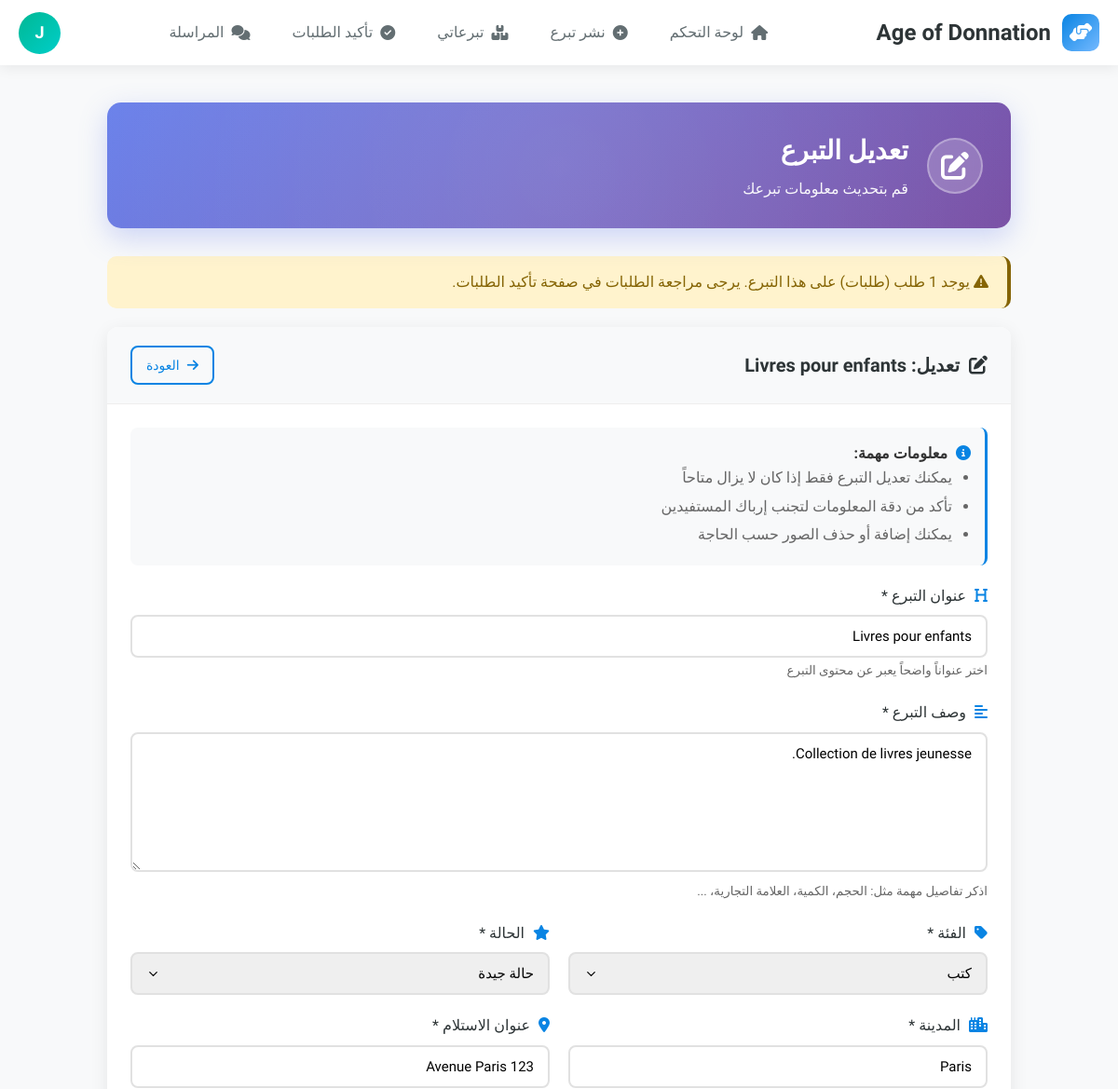
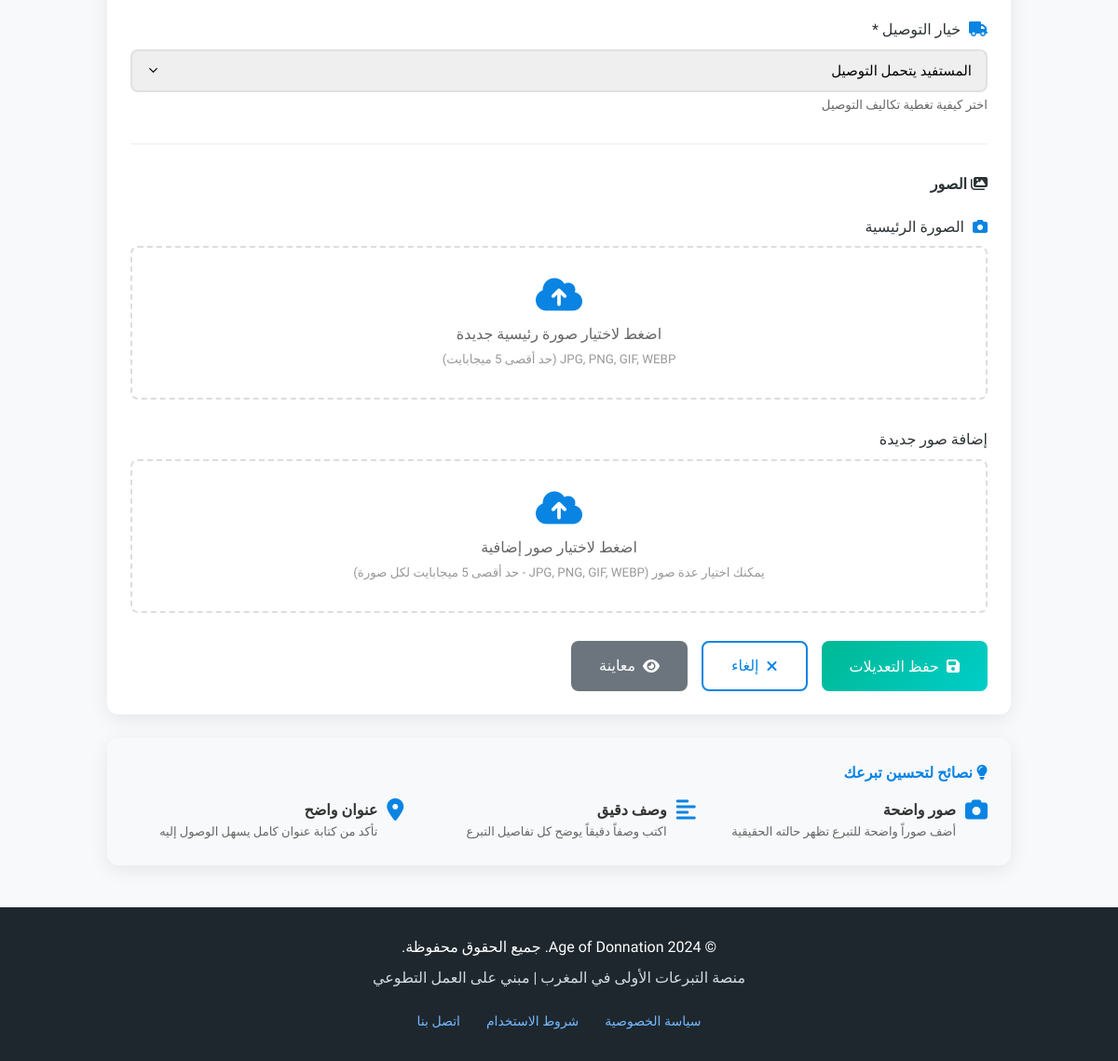
Page /donateur/modifier-don.php?id=1 (signed in) on the committed database (2 pictures, top to bottom).
### tables this page shows
CREATE TABLE `users` (
  `id` INT(11) NOT NULL AUTO_INCREMENT,
  `nom` VARCHAR(100) NOT NULL,
  `email` VARCHAR(255) NOT NULL,
  `password` VARCHAR(255) NOT NULL,
  `type` ENUM('donateur','beneficiaire','livreur','admin') NOT NULL,
  `telephone` VARCHAR(20) DEFAULT NULL,
  `adresse` TEXT DEFAULT NULL,
  `ville` VARCHAR(100) DEFAULT NULL,
  `status` ENUM('active','inactive','pending') DEFAULT 'active',
  `reset_token` VARCHAR(100) DEFAULT NULL,
  `reset_expires` DATETIME DEFAULT NULL,
  `created_at` TIMESTAMP NOT NULL DEFAULT CURRENT_TIMESTAMP,
  `updated_at` TIMESTAMP NOT NULL DEFAULT CURRENT_TIMESTAMP ON UPDATE CURRENT_TIMESTAMP,
  PRIMARY KEY (`id`),
  UNIQUE KEY `email` (`email`)
);

CREATE TABLE `dons` (
  `id` INT(11) NOT NULL AUTO_INCREMENT,
  `donateur_id` INT(11) NOT NULL,
  `titre` VARCHAR(255) NOT NULL,
  `description` TEXT NOT NULL,
  `photo_principale` VARCHAR(255) DEFAULT NULL,
  `categorie` ENUM('vetements','nourriture','meubles','livres','electromenager','divers') NOT NULL,
  `etat` ENUM('neuf','bon_etat','usage') NOT NULL,
  `adresse_retrait` TEXT DEFAULT NULL,
  `ville` VARCHAR(100) DEFAULT NULL,
  `livraison_option` ENUM('none','fifty','full') DEFAULT 'none',
  `statut` ENUM('disponible','reserve','donne','expire') DEFAULT 'disponible',
  `is_deleted` TINYINT(1) DEFAULT 0,
  `deleted_at` TIMESTAMP NULL DEFAULT NULL,
  `created_at` TIMESTAMP NOT NULL DEFAULT CURRENT_TIMESTAMP,
  `updated_at` TIMESTAMP NOT NULL DEFAULT CURRENT_TIMESTAMP ON UPDATE CURRENT_TIMESTAMP,
  PRIMARY KEY (`id`),
  KEY `donateur_id` (`donateur_id`),
  CONSTRAINT `dons_ibfk_1`
    FOREIGN KEY (`donateur_id`) REFERENCES `users` (`id`)
    ON DELETE CASCADE
);

### donateur/modifier-don.php (the view, shortened to what this page needs)
<?php
$database = new Database();
$db = $database->getConnection();
$user_id = $_SESSION['user_id'];
$don_id = isset($_GET['id']) ? intval($_GET['id']) : 0;
$query_user = "SELECT * FROM users WHERE id = :user_id";
$stmt_user = $db->prepare($query_user);
$stmt_user->bindParam(":user_id", $user_id);
$stmt_user->execute();
$current_user = $stmt_user->fetch(PDO::FETCH_ASSOC);
$query_don = "SELECT * FROM dons WHERE id = :don_id AND donateur_id = :user_id AND (is_deleted IS NULL OR is_deleted = 0)";
$stmt_don = $db->prepare($query_don);
$stmt_don->bindParam(':don_id', $don_id);
$stmt_don->bindParam(':user_id', $user_id);
$stmt_don->execute();
$don = $stmt_don->fetch(PDO::FETCH_ASSOC);
$query_demandes = "SELECT COUNT(*) as nb_demandes FROM demandes WHERE don_id = :don_id AND statut != 'refusee'";
$stmt_demandes = $db->prepare($query_demandes);
$stmt_demandes->bindParam(':don_id', $don_id);
$stmt_demandes->execute();
$nb_demandes = $stmt_demandes->fetch(PDO::FETCH_ASSOC)['nb_demandes'];
$categories = [
    'vetements' => 'ملابس',
    'nourriture' => 'طعام',
    'meubles' => 'أثاث',
    'livres' => 'كتب',
    'electromenager' => 'أجهزة كهربائية',
    'divers' => 'متنوع'
];
$etats = [
    'neuf' => 'جديد',
    'bon_etat' => 'حالة جيدة',
    'usage' => 'مستعمل'
];
$livraison_options = [
    'none' => 'المستفيد يتحمل التوصيل',
    'fifty' => 'المتبرع يتحمل 50% من التوصيل',
    'full' => 'المتبرع يتحمل التوصيل كاملاً'
];
?>
<!DOCTYPE html>
<html lang="fr" dir="rtl">
<head>
    <link rel="stylesheet" href="https://cdnjs.cloudflare.com/ajax/libs/font-awesome/6.4.0/css/all.min.css">
</head>
<body>
    <nav class="navbar">
        <a href="dashboard.php" class="logo">
            <div class="logo-icon">
                <i class="fas fa-hands-helping"></i>
            </div>
            <span>Age of Donnation</span>
        </a>
        <ul class="nav-links" id="navLinks">
            <li class="nav-item"><a href="dashboard.php" class="nav-link"><i class="fas fa-home"></i> لوحة التحكم</a></li>
            <li class="nav-item"><a href="publier-don.php" class="nav-link"><i class="fas fa-plus-circle"></i> نشر تبرع</a></li>
            <li class="nav-item"><a href="mes-dons.php" class="nav-link"><i class="fas fa-boxes"></i> تبرعاتي</a></li>
            <li class="nav-item"><a href="confirmer-commandes.php" class="nav-link"><i class="fas fa-check-circle"></i> تأكيد الطلبات</a></li>
            <li class="nav-item"><a href="messagerie.php" class="nav-link"><i class="fas fa-comments"></i> المراسلة</a></li>
        </ul>
        <div class="user-menu">
            <div class="user-avatar" onclick="toggleDropdown()" title="الملف الشخصي">
                <?php echo strtoupper(substr($current_user['nom'], 0, 1)); ?>
            </div>
        </div>
    </nav>
    <div class="main-content">
        <div class="container">
            <div class="welcome-section">
                <div class="welcome-content">
                    <div class="welcome-icon">
                        <i class="fas fa-edit"></i>
                    </div>
                    <div class="welcome-text">
                        <h1>تعديل التبرع</h1>
                        <p>قم بتحديث معلومات تبرعك</p>
                    </div>
                </div>
            </div>
            <?php if($nb_demandes > 0): ?>
                <div class="alert alert-warning">
                    <i class="fas fa-exclamation-triangle"></i>
                    يوجد <?php echo $nb_demandes; ?> طلب (طلبات) على هذا التبرع. يرجى مراجعة الطلبات في صفحة تأكيد الطلبات.
                </div>
            <?php endif; ?>
            <div class="card">
                <div class="card-header">
                    <h3><i class="fas fa-edit"></i> تعديل: <?php echo htmlspecialchars($don['titre']); ?></h3>
                    <a href="mes-dons.php" class="btn btn-outline btn-sm">
                        <i class="fas fa-arrow-right"></i> العودة
                    </a>
                </div>
                <div class="card-body">
                    <form method="POST" enctype="multipart/form-data" id="donForm">
                        <div class="info-box">
                            <i class="fas fa-info-circle"></i>
                            <strong>معلومات مهمة:</strong>
                            <ul>
                                <li>يمكنك تعديل التبرع فقط إذا كان لا يزال متاحاً</li>
                                <li>تأكد من دقة المعلومات لتجنب إرباك المستفيدين</li>
                                <li>يمكنك إضافة أو حذف الصور حسب الحاجة</li>
                            </ul>
                        </div>
                        <div class="form-group">
                            <label class="form-label">
                                <i class="fas fa-heading"></i> عنوان التبرع *
                            </label>
                            <input type="text" name="titre" class="form-control"
                                   value="<?php echo htmlspecialchars($don['titre']); ?>"
                                   required maxlength="200"
                                   placeholder="مثال: كتب أطفال، ملابس شتوية، ...">
                            <small style="color: #666;">اختر عنواناً واضحاً يعبر عن محتوى التبرع</small>
                        </div>
                        <div class="form-group">
                            <label class="form-label">
                                <i class="fas fa-align-left"></i> وصف التبرع *
                            </label>
                            <textarea name="description" class="form-control"
                                      required minlength="10"
                                      placeholder="اكتب وصفاً مفصلاً للتبرع..."><?php echo htmlspecialchars($don['description']); ?></textarea>
                            <small style="color: #666;">اذكر تفاصيل مهمة مثل: الحجم، الكمية، العلامة التجارية، ...</small>
                        </div>
                        <div class="form-row">
                            <div class="form-group">
                                <label class="form-label">
                                    <i class="fas fa-tag"></i> الفئة *
                                </label>
                                <select name="categorie" class="form-control" required>
                                    <?php foreach($categories as $value => $label): ?>
                                        <option value="<?php echo $value; ?>" <?php echo $don['categorie'] == $value ? 'selected' : ''; ?>>
                                            <?php echo $label; ?>
                                        </option>
                                    <?php endforeach; ?>
                                </select>
                            </div>
                            <div class="form-group">
                                <label class="form-label">
                                    <i class="fas fa-star"></i> الحالة *
                                </label>
                                <select name="etat" class="form-control" required>
                                    <?php foreach($etats as $value => $label): ?>
                                        <option value="<?php echo $value; ?>" <?php echo $don['etat'] == $value ? 'selected' : ''; ?>>
                                            <?php echo $label; ?>
                                        </option>
                                    <?php endforeach; ?>
                                </select>
                            </div>
                        </div>
                        <div class="form-row">
                            <div class="form-group">
                                <label class="form-label">
                                    <i class="fas fa-city"></i> المدينة *
                                </label>
                                <input type="text" name="ville" class="form-control"
                                       value="<?php echo htmlspecialchars($don['ville']); ?>"
                                       required placeholder="مثال: الدار البيضاء، الرباط، ...">
                            </div>
                            <div class="form-group">
                                <label class="form-label">
                                    <i class="fas fa-map-marker-alt"></i> عنوان الاستلام *
                                </label>
                                <input type="text" name="adresse_retrait" class="form-control"
                                       value="<?php echo htmlspecialchars($don['adresse_retrait']); ?>"
                                       required placeholder="العنوان الكامل للاستلام">
                            </div>
                        </div>
                        <div class="form-group">
                            <label class="form-label">
                                <i class="fas fa-truck"></i> خيار التوصيل *
                            </label>
                            <select name="livraison_option" class="form-control" required>
                                <?php foreach($livraison_options as $value => $label): ?>
                                    <option value="<?php echo $value; ?>" <?php echo $don['livraison_option'] == $value ? 'selected' : ''; ?>>
                                        <?php echo $label; ?>
                                    </option>
                                <?php endforeach; ?>
                            </select>
                            <small style="color: #666;">اختر كيفية تغطية تكاليف التوصيل</small>
                        </div>
                        <hr style="margin: 30px 0; border: none; border-top: 1px solid #eee;">
                        <h4 style="margin-bottom: 20px; color: var(--primary);">
                            <i class="fas fa-images"></i> الصور
                        </h4>
                        <div style="margin-bottom: 30px;">
                            <label class="form-label">
                                <i class="fas fa-camera"></i> الصورة الرئيسية
                            </label>
                            <div class="file-upload" onclick="document.getElementById('main-photo-input').click()">
                                <i class="fas fa-cloud-upload-alt"></i>
                                <p>اضغط لاختيار صورة رئيسية جديدة</p>
                                <small>JPG, PNG, GIF, WEBP (حد أقصى 5 ميجابايت)</small>
                            </div>
                        </div>
                        <div style="margin-bottom: 20px;">
                            <label class="form-label">إضافة صور جديدة</label>
                            <div class="file-upload" onclick="document.getElementById('photos-input').click()">
                                <i class="fas fa-cloud-upload-alt"></i>
                                <p>اضغط لاختيار صور إضافية</p>
                                <small>يمكنك اختيار عدة صور (JPG, PNG, GIF, WEBP - حد أقصى 5 ميجابايت لكل صورة)</small>
                            </div>
                        </div>
                        <div class="form-actions">
                            <button type="submit" class="btn btn-success">
                                <i class="fas fa-save"></i> حفظ التعديلات
                            </button>
                            <a href="mes-dons.php" class="btn btn-outline">
                                <i class="fas fa-times"></i> إلغاء
                            </a>
                            <a href="voir-don.php?id=<?php echo $don_id; ?>" class="btn btn-secondary" target="_blank">
                                <i class="fas fa-eye"></i> معاينة
                            </a>
                        </div>
                    </form>
                </div>
            </div>
            <div class="card" style="background: #f8f9fa;">
                <div class="card-body">
                    <h4 style="color: var(--accent); margin-bottom: 15px;">
                        <i class="fas fa-lightbulb"></i> نصائح لتحسين تبرعك
                    </h4>
                    <div style="display: grid; grid-template-columns: repeat(auto-fit, minmax(250px, 1fr)); gap: 20px;">
                        <div style="display: flex; gap: 10px;">
                            <i class="fas fa-camera" style="color: var(--accent); font-size: 24px;"></i>
                            <div>
                                <strong>صور واضحة</strong>
                                <p style="font-size: 13px; color: #666;">أضف صوراً واضحة للتبرع تظهر حالته الحقيقية</p>
                            </div>
                        </div>
                        <div style="display: flex; gap: 10px;">
                            <i class="fas fa-align-left" style="color: var(--accent); font-size: 24px;"></i>
                            <div>
                                <strong>وصف دقيق</strong>
                                <p style="font-size: 13px; color: #666;">اكتب وصفاً دقيقاً يوضح كل تفاصيل التبرع</p>
                            </div>
                        </div>
                        <div style="display: flex; gap: 10px;">
                            <i class="fas fa-map-marker-alt" style="color: var(--accent); font-size: 24px;"></i>
                            <div>
                                <strong>عنوان واضح</strong>
                                <p style="font-size: 13px; color: #666;">تأكد من كتابة عنوان كامل يسهل الوصول إليه</p>
                            </div>
                        </div>
                    </div>
                </div>
            </div>
        </div>
    </div>
</body>
<?php
include '../includes/footer.php'; ?>

### rows in the picture
users: nom "J"
dons: titre "Livres pour enfants", description "Collection de livres jeunesse.", categorie "كتب", etat "حالة جيدة", ville "Paris", adresse_retrait "123 Avenue Paris", livraison_option "المستفيد يتحمل التوصيل"
